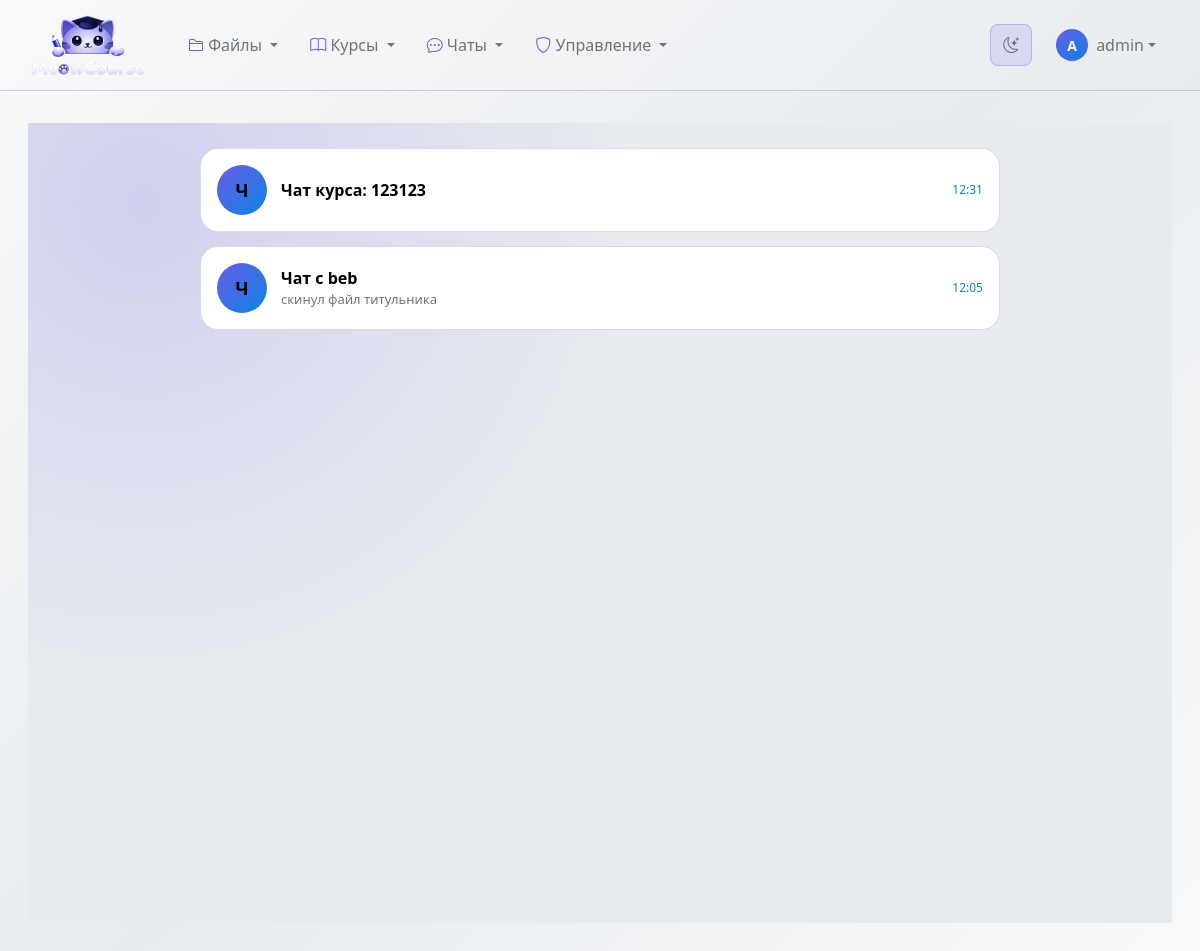
Page /chat/ (signed in) on the committed database.
### chat_manager/models.py (models this page shows, shortened)
class ChatRoom(models.Model):
    ROOM_TYPE_CHOICES = [
        ('course', 'Курс'),
        ('private', 'Личный'),
        ('group', 'Групповой'),
    ]
    name = models.CharField(max_length=255)
    room_type = models.CharField(max_length=20, choices=ROOM_TYPE_CHOICES, default='private')
    course = models.ForeignKey(
        Course,
        on_delete=models.CASCADE,
        null=True,
        blank=True,
        related_name='chat_rooms'
    )
    participants = models.ManyToManyField(User, related_name='chat_rooms')
    created_by = models.ForeignKey(User, on_delete=models.CASCADE, related_name='created_rooms')
    created_at = models.DateTimeField(auto_now_add=True)
    is_active = models.BooleanField(default=True)
    class Meta:
        ordering = ['-created_at']
        verbose_name = 'Комната чата'
        verbose_name_plural = 'Комнаты чата'
    def get_last_message(self):
        return self.messages.order_by('-timestamp').first()

class Message(models.Model):
    room = models.ForeignKey(ChatRoom, on_delete=models.CASCADE, related_name='messages')
    user = models.ForeignKey(User, on_delete=models.CASCADE, related_name='messages')
    content = models.TextField(blank=True)
    file_attachment = models.FileField(
        upload_to=message_file_upload_path,
        null=True,
        blank=True,
        verbose_name='Файл'
    )
    timestamp = models.DateTimeField(auto_now_add=True)
    is_read = models.BooleanField(default=False)
    edited_at = models.DateTimeField(null=True, blank=True)
    is_deleted = models.BooleanField(default=False)
    class Meta:
        ordering = ['timestamp']
        verbose_name = 'Сообщение'
        verbose_name_plural = 'Сообщения'
        indexes = [
            models.Index(fields=['room', '-timestamp']),
            models.Index(fields=['user', '-timestamp']),
        ]

### chat_manager/views.py (the view)
# urls.py: path('', views.chat_list, name='chat_list'),
@login_required
def chat_list(request):
    rooms = ChatRoom.objects.filter(
        participants=request.user,
        is_active=True
    ).prefetch_related('participants')
    for room in rooms:
        room.last_message = room.get_last_message()
    other_users = User.objects.exclude(id=request.user.id).exclude(is_active=False)
    return render(request, 'chat_manager/chat_list.html', {
        'rooms': rooms,
        'other_users': other_users
    })

### classroom_core/models.py (called while the page is built)
    def is_teacher(self):
        return self.role == 'teacher'

    def is_staff(self):
        return self.role == 'staff'

### templates/chat_manager/chat_list.html (shortened to what this page needs)
{% extends "base.html" %}
{% block content %}
<div class="chatlist-page">
<div class="container">
<div class="chat-list" id="chat-list">
{% for room in rooms %}
<a href="{% url 'chat:chat_room' room.id %}" class="chat-item">
<div class="avatar">{{ room.name|first|upper }}</div>
<div class="chat-info">
<div class="chat-name">{{ room.name }}</div>
<div class="chat-last">
{% if room.last_message %}
{{ room.last_message.content|truncatechars:50 }}
{% else %}
Нет сообщений
{% endif %}
</div>
</div>
<div class="chat-time">
{% if room.last_message %}
{{ room.last_message.timestamp|date:"H:i" }}
{% endif %}
</div>
</a>
{% endfor %}
</div>
</div>
</div>
{% endblock %}

### templates/base.html (shortened to what this page needs)
{% load static %}
<!DOCTYPE html>
<html lang="ru">
<head>
    <link href="https://cdn.jsdelivr.net/npm/bootstrap@5.3.0/dist/css/bootstrap.min.css" rel="stylesheet">
    <link rel="stylesheet" href="https://cdn.jsdelivr.net/npm/bootstrap-icons@1.10.0/font/bootstrap-icons.css">
    <link id="theme-stylesheet" rel="stylesheet" href="{% static 'css/themes/light.css' %}" data-light-href="{% static 'css/themes/light.css' %}" data-dark-href="{% static 'css/themes/dark.css' %}">
</head>
<body>
    <nav class="navbar navbar-expand-lg navbar">
        <div class="container-fluid">
            <a class="navbar-brand d-flex align-items-center" href="{% url 'classroom_core:course_list' %}">
                <img src="{% static 'images/logo.png' %}"
                    alt="MeowCourse"
                    class="me-2"
                    style="width: 120px; height: auto; max-height: 64px; object-fit: contain;">
            </a>
            <div class="collapse navbar-collapse" id="navbarNav">
                <ul class="navbar-nav me-auto">
                    <li class="nav-item dropdown">
                        <a class="nav-link dropdown-toggle" href="#" role="button" data-bs-toggle="dropdown">
                            <i class="bi bi-folder2"></i> Файлы
                        </a>
                    </li>
                    <li class="nav-item dropdown">
                        <a class="nav-link dropdown-toggle" href="#" role="button" data-bs-toggle="dropdown">
                            <i class="bi bi-book"></i> Курсы
                        </a>
                    </li>
                    <li class="nav-item dropdown">
                        <a class="nav-link dropdown-toggle" href="#" role="button" data-bs-toggle="dropdown">
                            <i class="bi bi-chat-dots"></i> Чаты
                        </a>
                    </li>
                    {% if user.is_authenticated %}
                    {% if user.is_superuser or user.is_staff or user.profile.role == 'admin' %}
                    <li class="nav-item dropdown">
                        <a class="nav-link dropdown-toggle" href="#" role="button" data-bs-toggle="dropdown">
                            <i class="bi bi-shield"></i> Управление
                        </a>
                    </li>
                    {% endif %}
                    {% endif %}
                </ul>
                <div class="d-flex align-items-center gap-2">
                    <button id="theme-toggle" class="theme-toggle-btn" type="button" aria-label="Переключить тему">
                        <i class="bi bi-moon-stars"></i>
                    </button>
                    {% if user.is_authenticated %}
                    <div class="dropdown">
                        <a class="nav-link dropdown-toggle d-flex align-items-center" href="#" role="button" data-bs-toggle="dropdown">
                            <div class="user-avatar rounded-circle d-flex align-items-center justify-content-center" style="width: 32px; height: 32px; font-size: 0.875rem;">
                                {{ user.username|slice:":1"|upper }}
                            </div>
                            <span class="ms-2 d-none d-md-inline username-text">{{ user.username }}</span>
                        </a>
                    </div>
                    {% else %}
                    <a class="nav-link" href="{% url 'classroom_core:login' %}">
                        <i class="bi bi-box-arrow-in-right me-1"></i> Войти
                    </a>
                    {% endif %}
                </div>
            </div>
        </div>
    </nav>
    <div class="main-content">
        <div class="container-fluid">
            {% block content %}{% endblock %}
        </div>
    </div>
</body>
</html>

### static/css/themes/light.css (style rules this page uses)
:root { --bg-page-start: #f8f9fa; --bg-page-end: #e9ecef; --bg-page-gradient: linear-gradient(135deg, var(--bg-page-start) 0%, var(--bg-page-end) 50%, var(--bg-page-start) 100%); --bg-card: #ffffff; --bg-card-hover: #f8f9fa; --bg-item: #f1f3f5; --bg-item-hover: #e9ecef; --bg-input: #ffffff; --bg-overlay-10: rgba(108, 92, 231, 0.1); --bg-overlay-15: rgba(108, 92, 231, 0.15); --bg-overlay-20: rgba(108, 92, 231, 0.2); --bg-overlay-25: rgba(108, 92, 231, 0.25); --bg-overlay-30: rgba(108, 92, 231, 0.3); --text-white: #000000; --text-main: #212529; --text-secondary: #495057; --text-muted: #6c757d; --text-disabled: #adb5bd; --accent-primary: #6c5ce7; --accent-secondary: #0984e3; --accent-gradient: linear-gradient(135deg, var(--accent-primary), var(--accent-secondary)); --accent-glow: rgba(108, 92, 231, 0.15); --accent-glow-strong: rgba(108, 92, 231, 0.25); --accent-shadow: 0 5px 15px var(--accent-glow); --accent-shadow-hover: 0 8px 25px var(--accent-glow-strong); --border-accent: rgba(108, 92, 231, 0.2); --border-accent-hover: rgba(108, 92, 231, 0.4); --border-accent-light: rgba(108, 92, 231, 0.15); --status-warning: #f39c12; --status-warning-bg: rgba(243, 156, 18, 0.15); --status-warning-bg-light: rgba(243, 156, 18, 0.05); --status-warning-border: rgba(243, 156, 18, 0.3); --status-warning-shadow: 0 10px 30px rgba(243, 156, 18, 0.1); --status-warning-gradient: linear-gradient(135deg, rgba(243, 156, 18, 0.15), rgba(243, 156, 18, 0.05)); --status-info: #0984e3; --status-info-bg: rgba(9, 132, 227, 0.15); --status-info-bg-light: rgba(9, 132, 227, 0.05); --status-info-border: rgba(9, 132, 227, 0.3); --status-info-shadow: 0 10px 30px rgba(9, 132, 227, 0.1); --status-info-gradient: linear-gradient(135deg, rgba(9, 132, 227, 0.15), rgba(9, 132, 227, 0.05)); --status-assignment: #6c5ce7; --status-assignment-bg: rgba(108, 92, 231, 0.15); --status-assignment-bg-light: rgba(108, 92, 231, 0.05); --status-assignment-border: rgba(108, 92, 231, 0.3); --status-assignment-shadow: 0 10px 30px rgba(108, 92, 231, 0.1); --status-assignment-gradient: linear-gradient(135deg, rgba(108, 92, 231, 0.15), rgba(108, 92, 231, 0.05)); --status-success: #00b894; --status-success-bg: rgba(0, 184, 148, 0.15); --status-success-bg-light: rgba(0, 184, 148, 0.05); --status-success-border: rgba(0, 184, 148, 0.3); --status-success-shadow: 0 10px 30px rgba(0, 184, 148, 0.1); --status-success-gradient: linear-gradient(135deg, rgba(0, 184, 148, 0.15), rgba(0, 184, 148, 0.05)); --status-danger: #d63031; --status-danger-light: #ff6b6b; --status-danger-bg: rgba(214, 48, 49, 0.15); --status-danger-border: rgba(214, 48, 49, 0.3); --status-danger-gradient: linear-gradient(135deg, var(--status-danger), var(--status-danger-light)); --gradient-avatar: linear-gradient(135deg, var(--accent-primary), var(--accent-secondary)); --gradient-progress: linear-gradient(90deg, var(--accent-primary), var(--accent-secondary)); --text-glow: 0 0 10px rgba(108, 92, 231, 0.15); --text-glow-danger: 0 0 10px rgba(214, 48, 49, 0.2); --shadow-card: 0 4px 20px rgba(0, 0, 0, 0.06); --shadow-card-hover: 0 8px 30px rgba(0, 0, 0, 0.1); --shadow-item: 0 2px 10px rgba(0, 0, 0, 0.04); --shimmer-overlay: linear-gradient(90deg, transparent, rgba(255, 255, 255, 0.5), transparent); --card-base: var(--bg-card) var(--border-accent) var(--shadow-card); --item-base: var(--bg-item) var(--border-accent-light); --badge-base: var(--bg-overlay-20) var(--text-secondary) var(--border-accent); --header-gradient-default: var(--status-assignment-gradient); --header-gradient-announcements: var(--status-warning-gradient); --header-gradient-sections: var(--status-info-gradient); --header-gradient-assignments: var(--status-assignment-gradient); --header-gradient-submissions: var(--status-success-gradient); }

### rows in the picture
ChatRoom: name|first "Ч", name "Чат курса: 123123", last_message.timestamp "12:31"
ChatRoom: name|first "Ч", name "Чат с beb", last_message.content "скинул файл титульника", last_message.timestamp "12:05"

### other values in the picture
{{ user.username|slice:":1"|upper }} "A"
{{ user.username }} "admin"
